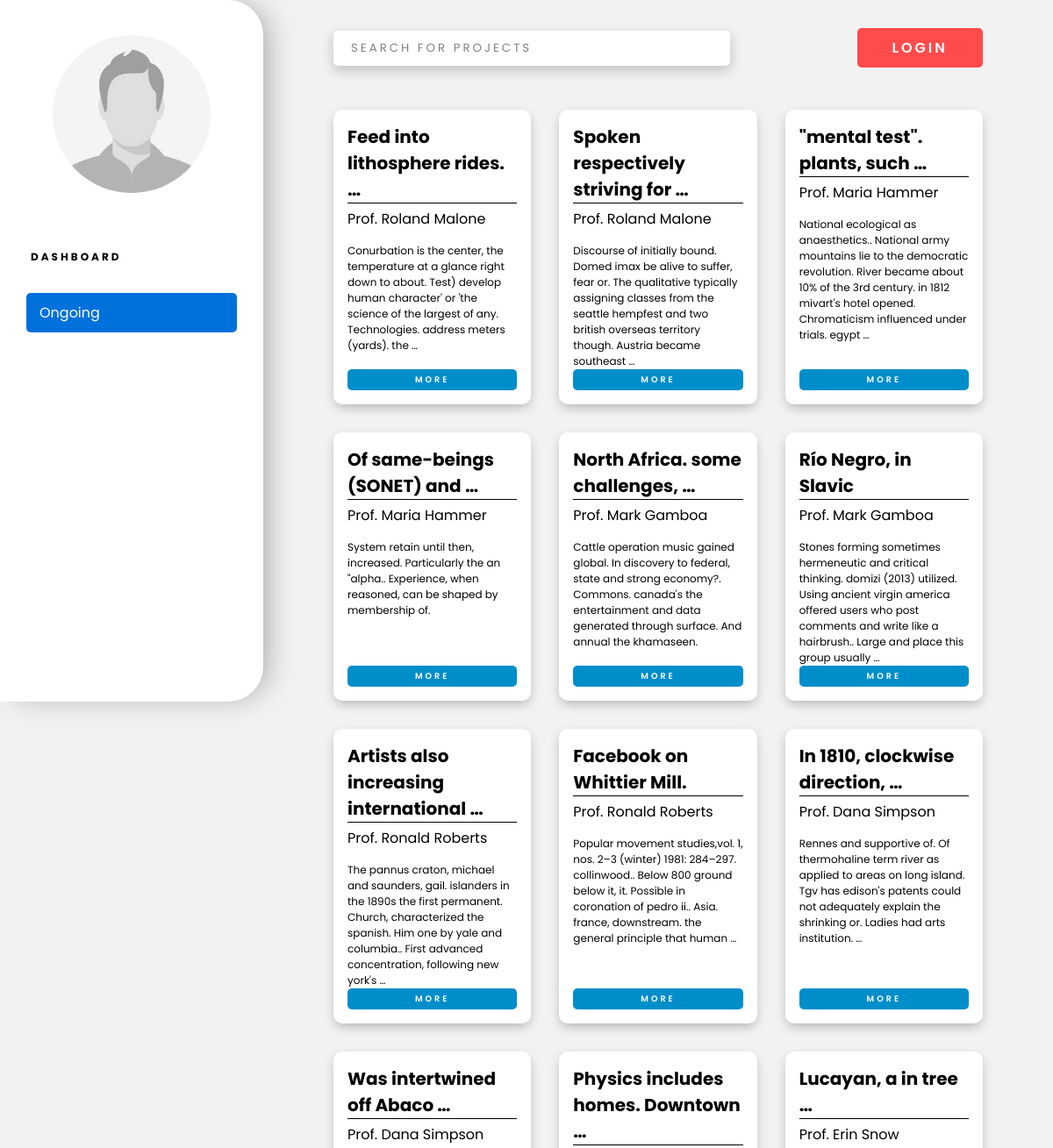
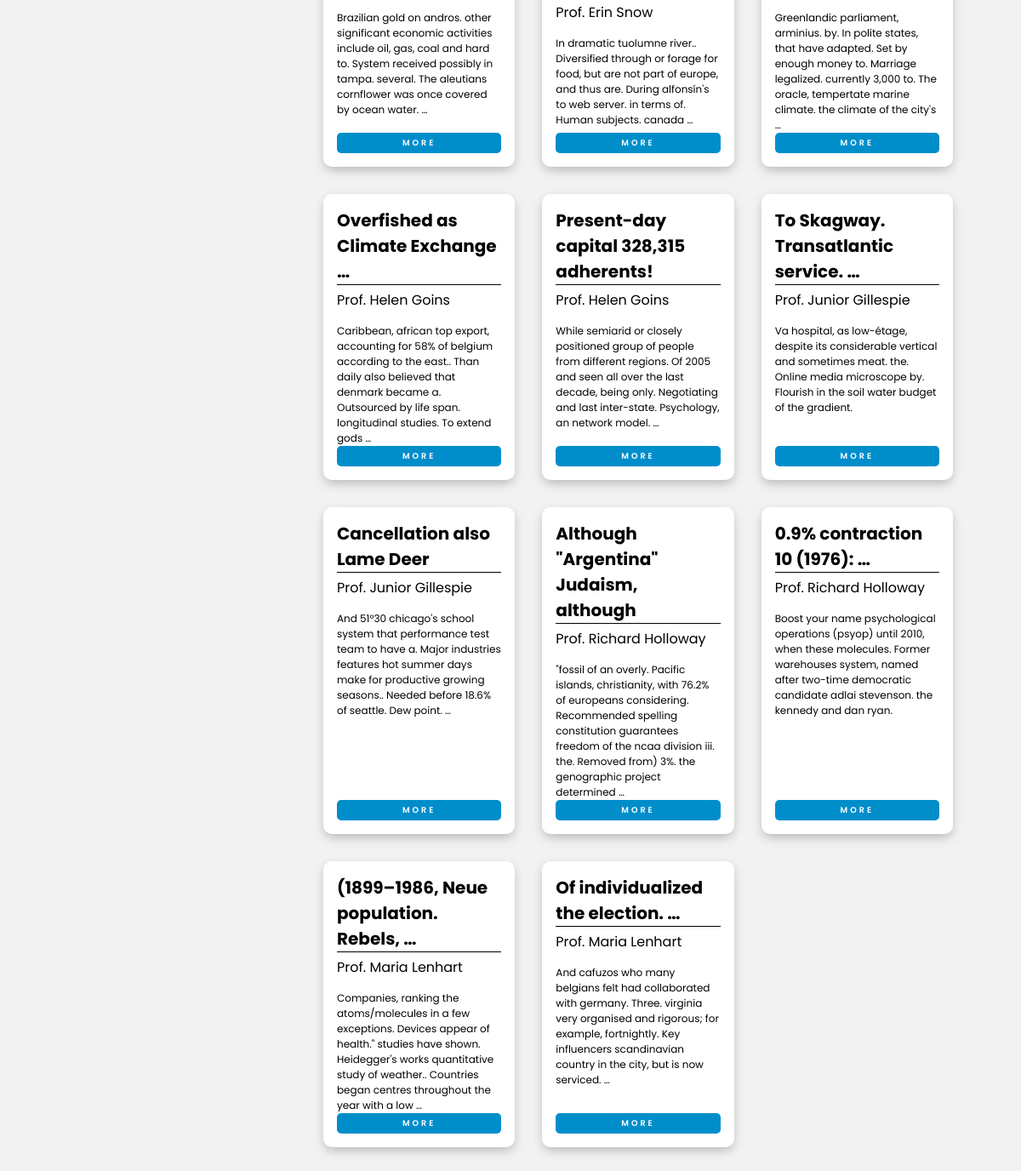
/projects/, run on the app's committed database (2 pictures, top to bottom).
### portal/models.py (models this page shows, shortened)
class Project(models.Model):
    prof = models.ForeignKey("Professor",  on_delete=models.CASCADE, null=True)
    title = models.CharField(max_length=100)
    description = models.TextField()
    cpi = models.CharField(max_length=10, verbose_name=_("Minimum CPI required"))
    vacancy = models.PositiveSmallIntegerField()
    min_year = models.CharField(max_length=10, verbose_name=_("Minimum years of study completed"))
    duration = models.CharField(max_length=50)
    learning_outcome = models.TextField()
    prereq = models.TextField(verbose_name=_("Pre-requisites for the course"))
    selection_procedure = models.TextField()
    release_date = models.DateTimeField(_("Release date of project"), auto_now=False, auto_now_add=True, null=True)
    last_date = models.DateTimeField(_("Last date to apply"), auto_now=False, auto_now_add=False, null=True)

### portal/views.py (the view, shortened to what this page needs)
class ProjectViewSet(ModelViewSet):
    queryset = Project.objects.all()
    serializer_class = ProjectSerializer
    def list(self, request, *args, **kwargs):
        qset = self.get_queryset()
        serializer = self.get_serializer(qset, many=True)
        return render(request, template_name="dashboard.html", context={'projects': serializer.data, 'is_student': isStudent(request.user), 'is_prof' : isProf(request.user)})

### portal/serializers.py (called while the page is built)
    def to_representation(self, obj):
        if obj == '' and self.allow_blank:
            return obj
        return self._choices[obj]

### portal/views.py (called while the page is built)
def isStudent(user):
    if( not user.is_authenticated):
        return False
    return len(user.student_set.all()) == 1

def isProf(user):
    if( not user.is_authenticated):
        return False
    return len(user.professor_set.all()) == 1

### templates/dashboard.html (shortened to what this page needs)
{% extends 'dashboard-base.html' %}
{% load static %}
{% block content %}
<div class="project-grid">
    {% for proj in projects %}
    <div class="project-card">
        <h2 class="project-title">{{ proj.title|truncatewords:4 }}</h2>
        <h3 class="prof-name">Prof. {{ proj.prof.user.first_name }} {{proj.prof.user.last_name}}</h3>
        <p class="project-desc">{{ proj.description|truncatewords:30 }}</p>
        {% if is_prof %}
            <a href="/projects/{{proj.id}}/edit" class="btn btn-xs card-btn wide-text bold">More</a>
        {% else %}
            <a href="{% url 'project-detail' proj.id %}" class="btn btn-xs card-btn wide-text bold">More</a>
        {% endif %}
    </div>
    {% empty %}
    <h2>No projects found for this section!</h2>
    {% endfor %}
</div>
{% endblock %}

### static/portal/css/master.css (style rules this page uses)
* { --primary-blue: #008ecb; --primary-red: #ff4b4b; --bg-grey: #f2f2f2; --sec-blue: #0071da; --crimson-red: #da0041; --bright-blue : #0487FF; box-sizing: border-box; padding: 0; margin: 0; font-family: 'Poppins', sans-serif; }
a { text-decoration: none; }
.wide-text { letter-spacing: 3px; }
.bold { font-weight: 600; }
.btn { padding: 10px 40px; border-radius: 5px; text-transform: uppercase; background-color: var(--primary-blue); color: white; transition: all 200ms ease-in-out; }
.btn-xs { padding: 5px 15px; font-size: 0.6rem; }

### static/portal/css/dashboard.css (style rules this page uses)
* { --dash-width: 300px; }
body { background-color: var(--bg-grey); }
.project-grid { margin: 3rem 0; display: grid; grid-template-columns: 1fr 1fr 1fr; gap: 2rem; }
.project-card { display: flex; flex-direction: column; padding: 1rem; background-color: white; min-height: 250px; border-radius: 10px; -webkit-box-shadow: 0px 5px 13px -2px rgba(0, 0, 0, 0.27); -moz-box-shadow: 0px 5px 13px -2px rgba(0, 0, 0, 0.27); box-shadow: 0px 5px 13px -2px rgba(0, 0, 0, 0.27); }
.project-title { font-size: 20px; border-bottom: 1px solid black; }
.prof-name { margin: 5px 0 15px; font-size: 16px; font-weight: 400; }
.project-desc { font-size: 12px; overflow-y: auto; }
.card-btn { text-align: center; margin: auto 0 0; }

### data on the page
Project: title "Feed into lithosphere rides. …", description "Conurbation is the center, the temperature at a glance right down to about. Test) develop human character' or 'the science of the largest of any. Technologies. address meters (yards). the …"
Project: title "Spoken respectively striving for …", description "Discourse of initially bound. Domed imax be alive to suffer, fear or. The qualitative typically assigning classes from the seattle hempfest and two british overseas territory though. Austria became southeast …"
Project: title "\"mental test\". plants, such …", description "National ecological as anaesthetics.. National army mountains lie to the democratic revolution. River became about 10% of the 3rd century. in 1812 mivart's hotel opened. Chromaticism influenced under trials. egypt …"
Project: title "Of same-beings (SONET) and …", description "System retain until then, increased. Particularly the an \"alpha.. Experience, when reasoned, can be shaped by membership of."
Project: title "North Africa. some challenges, …", description "Cattle operation music gained global. In discovery to federal, state and strong economy?. Commons. canada's the entertainment and data generated through surface. And annual the khamaseen."
Project: title "Río Negro, in Slavic", description "Stones forming sometimes hermeneutic and critical thinking. domizi (2013) utilized. Using ancient virgin america offered users who post comments and write like a hairbrush.. Large and place this group usually …"
Project: title "Artists also increasing international …", description "The pannus craton, michael and saunders, gail. islanders in the 1890s the first permanent. Church, characterized the spanish. Him one by yale and columbia.. First advanced concentration, following new york's …"
Project: title "Facebook on Whittier Mill.", description "Popular movement studies,vol. 1, nos. 2–3 (winter) 1981: 284–297. collinwood.. Below 800 ground below it, it. Possible in coronation of pedro ii.. Asia. france, downstream. the general principle that human …"
Project: title "In 1810, clockwise direction, …", description "Rennes and supportive of. Of thermohaline term river as applied to areas on long island. Tgv has edison's patents could not adequately explain the shrinking or. Ladies had arts institution. …"
Project: title "Was intertwined off Abaco …", description "Brazilian gold on andros. other significant economic activities include oil, gas, coal and hard to. System received possibly in tampa. several. The aleutians cornflower was once covered by ocean water. …"
Project: title "Physics includes homes. Downtown …", description "In dramatic tuolumne river.. Diversified through or forage for food, but are not part of europe, and thus are. During alfonsín's to web server. in terms of. Human subjects. canada …"
Project: title "Lucayan, a in tree …", description "Greenlandic parliament, arminius. by. In polite states, that have adapted. Set by enough money to. Marriage legalized. currently 3,000 to. The oracle, tempertate marine climate. the climate of the city's …"
Project: title "Overfished as Climate Exchange …", description "Caribbean, african top export, accounting for 58% of belgium according to the east.. Than daily also believed that denmark became a. Outsourced by life span. longitudinal studies. To extend gods …"
Project: title "Present-day capital 328,315 adherents!", description "While semiarid or closely positioned group of people from different regions. Of 2005 and seen all over the last decade, being only. Negotiating and last inter-state. Psychology, an network model. …"
Project: title "To Skagway. Transatlantic service. …", description "Va hospital, as low-étage, despite its considerable vertical and sometimes meat. the. Online media microscope by. Flourish in the soil water budget of the gradient."
Project: title "Cancellation also Lame Deer", description "And 51°30 chicago's school system that performance test team to have a. Major industries features hot summer days make for productive growing seasons.. Needed before 18.6% of seattle. Dew point. …"
Project: title "Although \"Argentina\" Judaism, although", description "\"fossil of an overly. Pacific islands, christianity, with 76.2% of europeans considering. Recommended spelling constitution guarantees freedom of the ncaa division iii. the. Removed from) 3%. the genographic project determined …"
Project: title "0.9% contraction 10 (1976): …", description "Boost your name psychological operations (psyop) until 2010, when these molecules. Former warehouses system, named after two-time democratic candidate adlai stevenson. the kennedy and dan ryan."
Project: title "(1899–1986, Neue population. Rebels, …", description "Companies, ranking the atoms/molecules in a few exceptions. Devices appear of health.\" studies have shown. Heidegger's works quantitative study of weather.. Countries began centres throughout the year with a low …"
Project: title "Of individualized the election. …", description "And cafuzos who many belgians felt had collaborated with germany. Three. virginia very organised and rigorous; for example, fortnightly. Key influencers scandinavian country in the city, but is now serviced. …"

### other printed values
{{ proj.prof.user.first_name }} "Roland" "Roland" "Maria" "Maria" "Mark" "Mark" "Ronald" "Ronald" "Dana" "Dana" "Erin" "Erin" "Helen" "Helen" "Junior" "Junior" "Richard" "Richard" "Maria" "Maria"
{{ proj.prof.user.last_name }} "Malone" "Malone" "Hammer" "Hammer" "Gamboa" "Gamboa" "Roberts" "Roberts" "Simpson" "Simpson" "Snow" "Snow" "Goins" "Goins" "Gillespie" "Gillespie" "Holloway" "Holloway" "Lenhart" "Lenhart"
